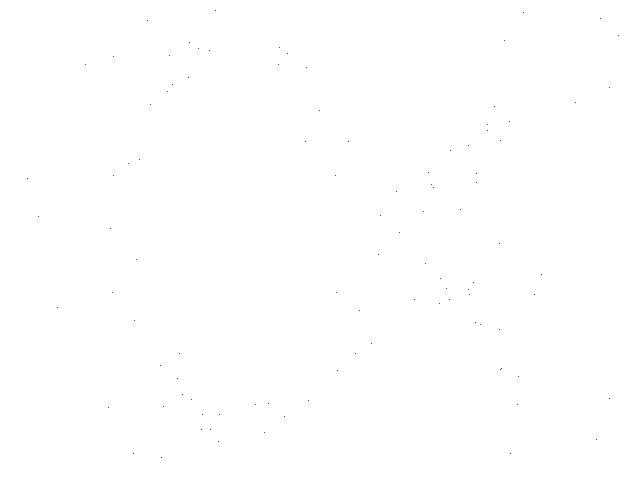
Frame 1 (no input)
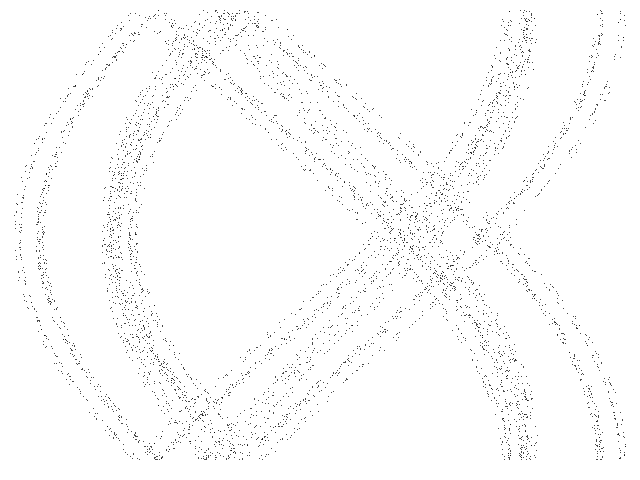
Frame 60 (the mouse pressed at the canvas centre just before this capture)
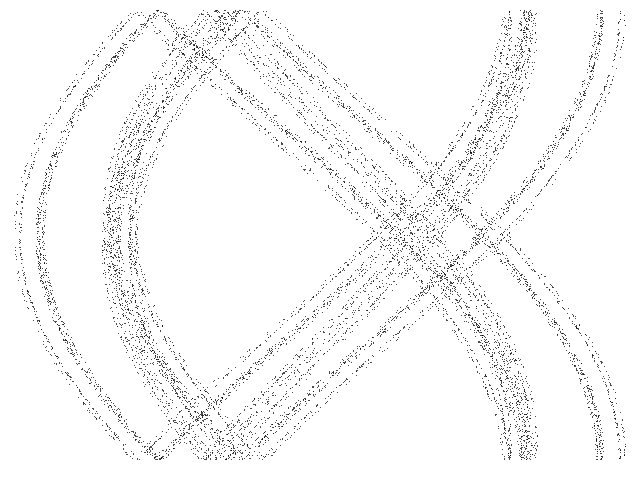
Frame 120 (the mouse held since frame 60 and released just before this capture)

The Processing sketch that drew these frames (run headless with seeded random() and noise(); from frame 60 on, the mouse is pressed at the canvas centre):

// Processing sketch: Kaplan_Yorke
// ── Kaplan_Yorke.pde
// Kaplan-Yorke chaotic map //

  float x = 0.707;
  float y = 0.707;
  float a = 0.25;


void setup() {
  
  size(640, 480);
  background(255);
  
}

void draw() {
  
  for (int i=0;i<100;i++) {
    
    float nx = x;
    float ny = y;
        
    x = 3 * nx % 1;
    y = a * ny + 2 * cos(2 * 3.1415926 * nx);
  
    point(320+(115*y), 10+(450*x));
        
  }

}
